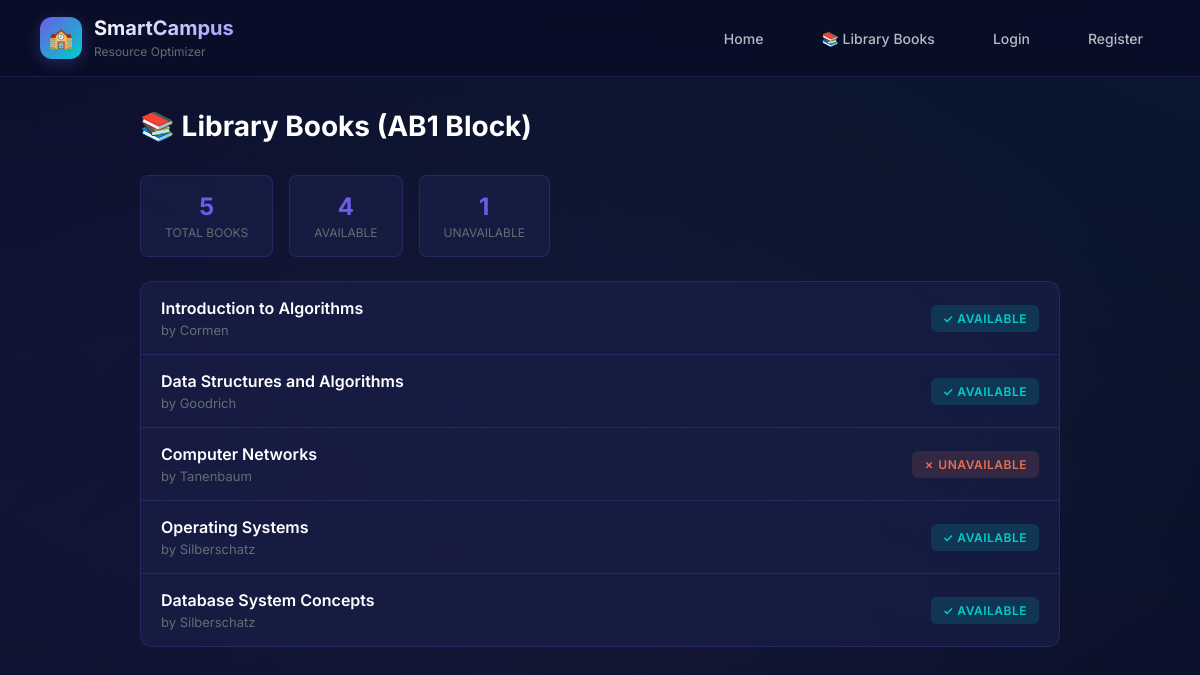
/books, run on the app's committed database.
### tables this page shows
CREATE TABLE books(
    id INTEGER PRIMARY KEY,
    title TEXT,
    author TEXT,
    available INTEGER DEFAULT 1,
    block TEXT DEFAULT 'AB1'
);

### app.py (the view)
@app.route('/books')
def books():
    conn = connect_db()
    cursor = conn.cursor()
    cursor.execute("SELECT id, title, author, available FROM books WHERE block='AB1'")
    rows = cursor.fetchall()
    conn.close()
    total_available = sum(1 for row in rows if row[3])
    all_books = [{'id': row[0], 'title': row[1], 'author': row[2], 'available': row[3]} for row in rows]
    return render_template('books.html', total=total_available, books=all_books, is_owner=session.get('role') == 'owner')

### app.py (called while the page is built)
@app.context_processor
def inject_session():
    return {'session': session}

def connect_db():
    return sqlite3.connect(os.path.join(base_dir, "database.db"))

### templates/books.html (shortened to what this page needs)
<!DOCTYPE html>
<html lang="en">
<head>
    <link rel="stylesheet" href="/static/style.css">
</head>
<body>
    <nav class="navbar">
        <div class="navbar-brand">
            <div class="logo-icon">🏫</div>
            <div>
                <h1>SmartCampus</h1>
                <span>Resource Optimizer</span>
            </div>
        </div>
        <div class="nav-links">
            <a href="/">Home</a>
            <a href="/books">📚 Library Books</a>
            {% if session.user %}
                <span>Welcome, {{ session.user }}!</span>
                <a href="/logout">Logout</a>
            {% else %}
                <a href="/login">Login</a>
                <a href="/register">Register</a>
            {% endif %}
        </div>
    </nav>
    <div class="main-container books-container">
        <div class="books-header">
            <h2>📚 Library Books (AB1 Block)</h2>
        </div>
        <div class="books-stats">
            <div class="stat-box">
                <div class="number">{{ books|length }}</div>
                <div class="label">Total Books</div>
            </div>
            <div class="stat-box">
                <div class="number">{{ total }}</div>
                <div class="label">Available</div>
            </div>
            <div class="stat-box">
                <div class="number">{{ books|length - total }}</div>
                <div class="label">Unavailable</div>
            </div>
        </div>
        <div class="books-list">
            {% if books %}
                {% for book in books %}
                    <div class="book-item">
                        <div class="book-info">
                            <div class="book-title">{{ book.title }}</div>
                            <div class="book-author">by {{ book.author }}</div>
                        </div>
                        <div class="book-status">
                            {% if book.available %}
                                <span class="status-badge status-available">✓ Available</span>
                            {% else %}
                                <span class="status-badge status-unavailable">✗ Unavailable</span>
                            {% endif %}
                        </div>
                    </div>
                {% endfor %}
            {% else %}
                <div class="book-item">
                    <div class="book-info">
                        <div class="book-title">No books available</div>
                    </div>
                </div>
            {% endif %}
        </div>
    </div>
</body>
</html>

### static/style.css (style rules this page uses)
:root { --bg-primary: #0a0e27; --bg-secondary: #111638; --bg-card: rgba(25, 31, 72, 0.7); --bg-card-hover: rgba(35, 42, 90, 0.85); --accent-primary: #6c5ce7; --accent-secondary: #a29bfe; --accent-glow: rgba(108, 92, 231, 0.3); --success: #00cec9; --success-glow: rgba(0, 206, 201, 0.25); --warning: #fdcb6e; --danger: #e17055; --text-primary: #ffffff; --text-secondary: #b2bec3; --text-muted: #636e72; --border: rgba(108, 92, 231, 0.2); --border-hover: rgba(108, 92, 231, 0.5); --glass: rgba(255, 255, 255, 0.05); --shadow: 0 8px 32px rgba(0, 0, 0, 0.3); --shadow-glow: 0 0 40px rgba(108, 92, 231, 0.15); --radius: 16px; --radius-sm: 10px; --transition: all 0.3s cubic-bezier(0.4, 0, 0.2, 1); }
* { margin: 0; padding: 0; box-sizing: border-box; }
body { font-family: 'Inter', -apple-system, BlinkMacSystemFont, sans-serif; background: var(--bg-primary); color: var(--text-primary); min-height: 100vh; overflow-x: hidden; }
body::before { content: ''; position: fixed; top: -50%; left: -50%; width: 200%; height: 200%; background: radial-gradient(ellipse at 20% 50%, rgba(108, 92, 231, 0.08) 0%, transparent 50%), radial-gradient(ellipse at 80% 20%, rgba(0, 206, 201, 0.06) 0%, transparent 50%), radial-gradient(ellipse at 50% 80%, rgba(162, 155, 254, 0.05) 0%, transparent 50%); animation: bgFloat 20s ease-in-out infinite; z-index: -1; }
.navbar { display: flex; align-items: center; justify-content: space-between; padding: 16px 40px; background: rgba(10, 14, 39, 0.85); backdrop-filter: blur(20px); border-bottom: 1px solid var(--border); position: sticky; top: 0; z-index: 100; }
.navbar-brand { display: flex; align-items: center; gap: 12px; }
.navbar-brand .logo-icon { width: 42px; height: 42px; background: linear-gradient(135deg, var(--accent-primary), var(--success)); border-radius: 12px; display: flex; align-items: center; justify-content: center; font-size: 20px; box-shadow: 0 4px 15px var(--accent-glow); }
.navbar-brand h1 { font-size: 20px; font-weight: 700; background: linear-gradient(135deg, var(--text-primary), var(--accent-secondary)); -webkit-background-clip: text; -webkit-text-fill-color: transparent; background-clip: text; }
.navbar-brand span { font-size: 12px; color: var(--text-muted); font-weight: 400; }
.nav-links { display: flex; align-items: center; gap: 24px; }
.nav-links a { color: var(--text-secondary); text-decoration: none; font-size: 14px; font-weight: 500; padding: 8px 16px; border-radius: 8px; transition: var(--transition); border: 1px solid transparent; }
.main-container { max-width: 1400px; margin: 0 auto; padding: 32px 40px; }
.status-badge { padding: 5px 14px; border-radius: 50px; font-size: 11px; font-weight: 600; text-transform: uppercase; letter-spacing: 0.5px; }

### templates/books.html (style rules this page uses)
.books-container { max-width: 1000px; margin: 0 auto; }
.books-header { display: flex; justify-content: space-between; align-items: center; margin-bottom: 32px; }
.books-header h2 { font-size: 28px; color: var(--text-primary); }
.books-stats { display: flex; gap: 16px; margin-bottom: 24px; }
.stat-box { padding: 16px 24px; background: var(--bg-card); border: 1px solid var(--border); border-radius: 8px; text-align: center; }
.stat-box .number { font-size: 24px; font-weight: 700; color: var(--accent-primary); }
.stat-box .label { font-size: 12px; color: var(--text-muted); text-transform: uppercase; margin-top: 4px; }
.books-list { background: var(--bg-card); border: 1px solid var(--border); border-radius: 12px; overflow: hidden; }
.book-item { display: flex; justify-content: space-between; align-items: center; padding: 16px 20px; border-bottom: 1px solid var(--border); transition: var(--transition); }
.book-item:last-child { border-bottom: none; }
.book-info { flex: 1; }
.book-title { font-size: 16px; font-weight: 600; color: var(--text-primary); }
.book-author { font-size: 13px; color: var(--text-muted); margin-top: 4px; }
.book-status { display: flex; align-items: center; gap: 12px; margin-left: 20px; }
.status-badge { padding: 6px 12px; border-radius: 6px; font-size: 12px; font-weight: 600; }
.status-available { background: rgba(0, 206, 201, 0.15); color: var(--success); }
.status-unavailable { background: rgba(225, 112, 85, 0.15); color: var(--danger); }

### data on the page
books: title "Introduction to Algorithms", author "Cormen", available "✓ AVAILABLE"
books: title "Data Structures and Algorithms", author "Goodrich", available "✓ AVAILABLE"
books: title "Computer Networks", author "Tanenbaum", available "✗ UNAVAILABLE"
books: title "Operating Systems", author "Silberschatz", available "✓ AVAILABLE"
books: title "Database System Concepts", author "Silberschatz", available "✓ AVAILABLE"

### other printed values
{{ books|length }} "5"
{{ total }} "4"
{{ books|length - total }} "1"
